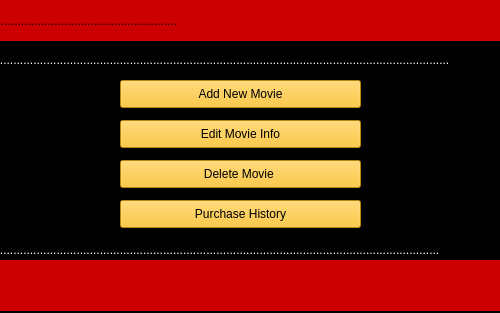
<?xml version="1.0" encoding="UTF-8"?>
<ui version="4.0">
 <class>adminpage</class>
 <widget class="QWidget" name="adminpage">
  <property name="geometry">
   <rect>
    <x>0</x>
    <y>0</y>
    <width>500</width>
    <height>313</height>
   </rect>
  </property>
  <property name="maximumSize">
   <size>
    <width>1300</width>
    <height>1300</height>
   </size>
  </property>
  <property name="windowTitle">
   <string>Form</string>
  </property>
  <property name="styleSheet">
   <string notr="true">background-color: rgb(0, 0, 0);
font: 81 8pt &quot;Rockwell Extra Bold&quot;;</string>
  </property>
  <widget class="QLabel" name="label_2">
   <property name="geometry">
    <rect>
     <x>-440</x>
     <y>260</y>
     <width>1111</width>
     <height>51</height>
    </rect>
   </property>
   <property name="styleSheet">
    <string notr="true">font: 81 18pt &quot;Rockwell Extra Bold&quot;;
background-color: rgb(204, 0, 0);
</string>
   </property>
   <property name="text">
    <string>                            ............................. Cinema Iran  ......................................</string>
   </property>
  </widget>
  <widget class="QLabel" name="label_3">
   <property name="geometry">
    <rect>
     <x>-320</x>
     <y>0</y>
     <width>1431</width>
     <height>41</height>
    </rect>
   </property>
   <property name="styleSheet">
    <string notr="true">font: 81 18pt &quot;Rockwell Extra Bold&quot;;
background-color: rgb(204, 0, 0);</string>
   </property>
   <property name="text">
    <string>...................................... AdminPage............................................................................................</string>
   </property>
  </widget>
  <widget class="QPushButton" name="addmoviebtn">
   <property name="geometry">
    <rect>
     <x>120</x>
     <y>80</y>
     <width>241</width>
     <height>28</height>
    </rect>
   </property>
   <property name="styleSheet">
    <string notr="true">background-color: rgb(255, 187, 15);</string>
   </property>
   <property name="text">
    <string>Add New Movie</string>
   </property>
  </widget>
  <widget class="QPushButton" name="editmoviebtn">
   <property name="geometry">
    <rect>
     <x>120</x>
     <y>120</y>
     <width>241</width>
     <height>28</height>
    </rect>
   </property>
   <property name="styleSheet">
    <string notr="true">background-color: rgb(255, 187, 15);</string>
   </property>
   <property name="text">
    <string>Edit Movie Info</string>
   </property>
  </widget>
  <widget class="QLabel" name="label">
   <property name="geometry">
    <rect>
     <x>-30</x>
     <y>240</y>
     <width>601</width>
     <height>20</height>
    </rect>
   </property>
   <property name="styleSheet">
    <string notr="true">color: rgb(255, 255, 255);</string>
   </property>
   <property name="text">
    <string>.............................................................................................................................................</string>
   </property>
  </widget>
  <widget class="QLabel" name="label_4">
   <property name="geometry">
    <rect>
     <x>-20</x>
     <y>50</y>
     <width>601</width>
     <height>20</height>
    </rect>
   </property>
   <property name="styleSheet">
    <string notr="true">color: rgb(255, 255, 255);</string>
   </property>
   <property name="text">
    <string>.............................................................................................................................................</string>
   </property>
  </widget>
  <widget class="QPushButton" name="editmoviebtn_2">
   <property name="geometry">
    <rect>
     <x>120</x>
     <y>160</y>
     <width>241</width>
     <height>28</height>
    </rect>
   </property>
   <property name="styleSheet">
    <string notr="true">background-color: rgb(255, 187, 15);</string>
   </property>
   <property name="text">
    <string>Delete Movie </string>
   </property>
  </widget>
  <widget class="QPushButton" name="addmoviebtn_2">
   <property name="geometry">
    <rect>
     <x>810</x>
     <y>260</y>
     <width>241</width>
     <height>28</height>
    </rect>
   </property>
   <property name="styleSheet">
    <string notr="true">background-color: rgb(255, 187, 15);</string>
   </property>
   <property name="text">
    <string>Add New Movie</string>
   </property>
  </widget>
  <widget class="QLabel" name="label_5">
   <property name="geometry">
    <rect>
     <x>250</x>
     <y>400</y>
     <width>1111</width>
     <height>51</height>
    </rect>
   </property>
   <property name="styleSheet">
    <string notr="true">font: 81 18pt &quot;Rockwell Extra Bold&quot;;
background-color: rgb(204, 0, 0);
</string>
   </property>
   <property name="text">
    <string>                            ............................. Cinema Iran  ......................................</string>
   </property>
  </widget>
  <widget class="QLabel" name="label_7">
   <property name="geometry">
    <rect>
     <x>670</x>
     <y>230</y>
     <width>601</width>
     <height>20</height>
    </rect>
   </property>
   <property name="styleSheet">
    <string notr="true">color: rgb(255, 255, 255);</string>
   </property>
   <property name="text">
    <string>.............................................................................................................................................</string>
   </property>
  </widget>
  <widget class="QPushButton" name="editmoviebtn_3">
   <property name="geometry">
    <rect>
     <x>810</x>
     <y>340</y>
     <width>241</width>
     <height>28</height>
    </rect>
   </property>
   <property name="styleSheet">
    <string notr="true">background-color: rgb(255, 187, 15);</string>
   </property>
   <property name="text">
    <string>Delete Movie </string>
   </property>
  </widget>
  <widget class="QPushButton" name="editmoviebtn_4">
   <property name="geometry">
    <rect>
     <x>810</x>
     <y>300</y>
     <width>241</width>
     <height>28</height>
    </rect>
   </property>
   <property name="styleSheet">
    <string notr="true">background-color: rgb(255, 187, 15);</string>
   </property>
   <property name="text">
    <string>Edit Movie Info</string>
   </property>
  </widget>
  <widget class="QLabel" name="label_8">
   <property name="geometry">
    <rect>
     <x>660</x>
     <y>380</y>
     <width>601</width>
     <height>20</height>
    </rect>
   </property>
   <property name="styleSheet">
    <string notr="true">color: rgb(255, 255, 255);</string>
   </property>
   <property name="text">
    <string>.............................................................................................................................................</string>
   </property>
  </widget>
  <widget class="QPushButton" name="editmoviebtn_5">
   <property name="geometry">
    <rect>
     <x>120</x>
     <y>200</y>
     <width>241</width>
     <height>28</height>
    </rect>
   </property>
   <property name="styleSheet">
    <string notr="true">background-color: rgb(255, 187, 15);</string>
   </property>
   <property name="text">
    <string>Purchase History</string>
   </property>
  </widget>
 </widget>
 <resources/>
 <connections/>
</ui>
